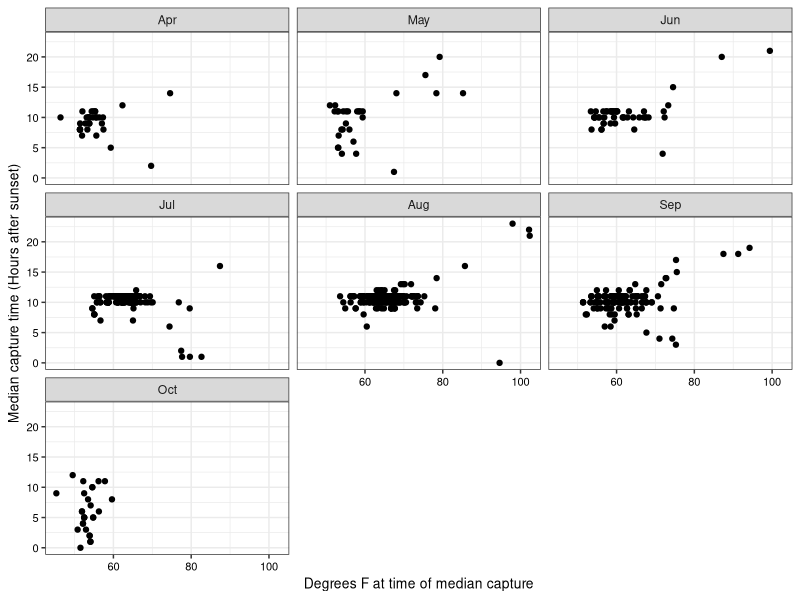
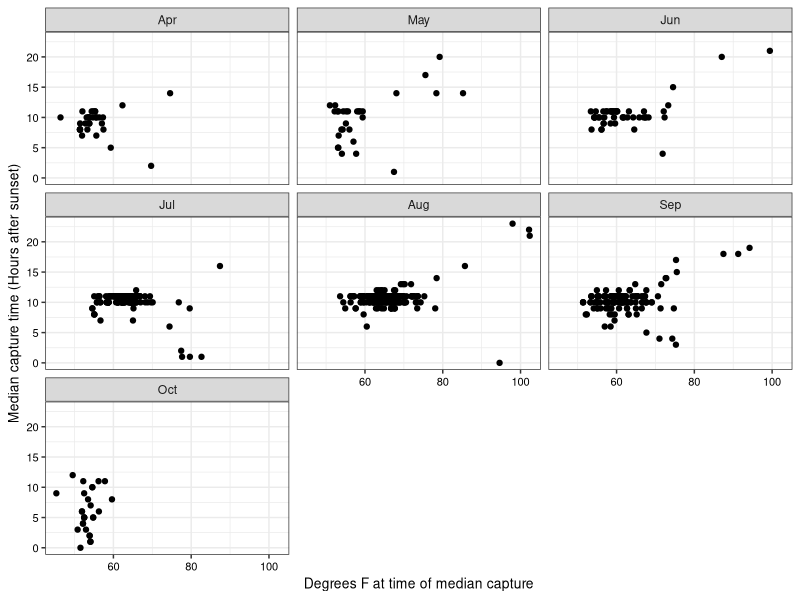

Generate these figures, in order, with R:
#===========================================================================#
# script12_explore_count_and_temperature2.R
# 
# Uses the "combined" data set created in script10 to explore relationsips 
#
# PARTS
# 1. Basic questions about combined data set (multiple obs/night?)(line 14)  
# 2. Examine captures after 7AM (before midnight) (line 64)  
#
# combined--imported as created in script10
# combined3
#  - Night only
#  - Only first obs of night for that site
#  - Additional variables adjust 0 hour to sundown and keep next sun-up in
#    the same Julian day
# combined4 (not yet done)
#  - All captures per night
#  - Additional variables to adjust 0 hour to sundown and keep next sun-up 
#    in the same Julian day (as in 3)
#  - Used to examine whether captures are less likely overall on hotter
#    nights
#  
#===========================================================================#

library(tidyverse)
library(lubridate)

#-- 1. (Heading to be determined) --------

combined <- read_csv("./data/merged_count_and_temp_data.csv")
combined
# A tibble: 1,428 x 11
#   pest_dif site         Yr Mnth.x Julian    Hr degf_avg degf_lo degf_hi rh_avg Mnth.y
#      <dbl> <chr>     <dbl> <chr>   <dbl> <dbl>    <dbl>   <dbl>   <dbl>  <dbl> <chr> 
# 1        1 UCKearney  2019 Jun       153     5     60.2    59.7    61.2   89.8 Jun   
# 2        1 UCKearney  2019 Jul       191     4     61.2    60.3    62.2   83.6 Jul   
# 3        1 UCKearney  2019 Jul       194     4     64.2    63.9    65.1   93.2 Jul 

combined[!complete.cases(combined), ]
#-- Tibble of 0, all complete cases

## Get Julian date reference points for months

# Make Mnth.x into a factor to conserve order
combined[combined$Mnth.x == "Mar", ] # 2 observations, drop them
combined <- combined[combined$Mnth.x != "Mar", ]

combined$Mnth.x <- factor(combined$Mnth.x, levels = c("Apr","May","Jun","Jul","Aug","Sep","Oct"))
combined
levels(combined$Mnth.x)

### Algorithm to shift time and date. This is how we did the time shift in
### script11. See also "julian_date_and_hour_scratch.R". Note that numbering
### of "combined" data sets in this script is different from script11--don't
### switch back and forth.

### Anything after midnight and before sundown (6PM) has the Julian date from 
### the previous day

combined2 <- combined %>% 
  dplyr::mutate(Hr2 = ifelse(Hr >= 18, Hr - 18, Hr + 6),
                Julian2 = ifelse(Hr >= 18, Julian, Julian - 1)) %>% 
  dplyr::arrange(Julian,Hr)
combined2

combined2[!complete.cases(combined2), ]
#-- Tibble of 0, all complete cases

### Get median observation for Julian2. In order to be certain that median
### functions correctly, go from frequency table form (moths per hour of)
### observations) to case format (one observation for each moth)

combined3 <- vcdExtra::expand.dft(combined2, freq = "pest_dif")
#-- goes from 1426 to 3495 observations

combined3[!complete.cases(combined3), ]
#-- Tibble of 0, all complete cases

combined3 <- combined3 %>% 
  group_by(Yr,Julian2,site) %>% 
  dplyr::summarise(Hr2 = median(Hr2))
combined3
# A tibble: 560 x 4
# Groups:   Yr, Julian2 [242]
# Yr Julian2 site         Hr2
#   <int>   <int> <fct>      <dbl>
# 1  2019     142 mikewoolf1   8  
# 2  2019     143 mikewoolf1  17  
# 3  2019     144 mikewoolf1  11   

combined3[!complete.cases(combined3), ]
#-- Tibble of 0, all complete cases

# Lost temperature data in summary step above, so merge to source data set
# to get that back
combined4 <- left_join(combined3,combined2)
combined4
# A tibble: 551 x 13
# Groups:   Yr [2]
#      Yr Julian2   Hr2 pest_dif site       Mnth.x Julian    Hr degf_avg degf_lo degf_hi rh_avg Mnth.y
#   <dbl>   <dbl> <dbl>    <dbl> <chr>      <fct>   <dbl> <dbl>    <dbl>   <dbl>   <dbl>  <dbl> <chr> 
# 1  2019     142   8          2 mikewoolf1 May       143     2     53.9    52.7    55     89.3 May   
# 2  2019     143  17          2 mikewoolf1 May       144    11     75.5    72.3    77.2   54.6 May   
# 3  2019     144  11         56 mikewoolf1 May       145     5     54.4    54.1    55     96.2 May   
# 4  2019     147   8         35 mikewoolf1 May       148     2     54.3    53.8    54.9   82.8 May   
# 5  2019     148  11         27 mikewoolf1 May       149     5     58.0    57.2    58.6   94.2 May   
# 6  2019     149  11         22 mikewoolf1 May       150     5     59.4    59.2    59.9   89.3 May   
# 7  2019     150  11          2 mikewoolf1 May       151     5     58.4    57.7    59.2   84.7 May   
# 8  2019     151  11          7 mikewoolf1 Jun       152     5     59.1    58.6    60.3   84.1 Jun   
# 9  2019     152  11          1 UCKearney  Jun       153     5     60.2    59.7    61.2   89.8 Jun   
# 10  2019     154  10.5       NA NA         NA         NA    NA     NA      NA      NA     NA   NA 

#-- Some NAs because in some cases the algorith for median gives a value of x.5

x <- combined3$Hr2[combined3$Hr2%%1 != 0]
x
# [1] 10.5 10.5 10.5 10.5  9.5 10.5 10.5 10.5 10.5 10.5 10.5 11.5 10.5 11.5  8.5  1.5  3.5  4.5 12.5  1.5 10.5 11.5  5.5  1.5  5.5 10.5 10.5 13.5 11.5
#-- Confirms the remark above
length(x)
# [1] 63

combined3 %>% 
  mutate(Hr3 = ifelse(Hr2%%1 != 0,Hr2 - 0.5,Hr2)) %>% 
  filter(Hr3 != Hr2)
# A tibble: 63 x 5
# Groups:   Yr, Julian2 [56]
# Yr Julian2 site          Hr2   Hr3
# <int>   <int> <fct>       <dbl> <dbl>
# 1  2019     154 mikewoolf1   10.5    10
# 2  2019     163 Perez        10.5    10
# 3  2019     179 usda          9.5     9

#-- Confirms proposed fix, no need for yet another variable

combined3 <- combined3 %>% 
  mutate(Hr2 = ifelse(Hr2%%1 != 0,Hr2 - 0.5,Hr2))
combined3

combined3[!complete.cases(combined3), ]
#-- Tibble of 0, all complete cases

combined4 <- left_join(combined3,combined2)
combined4
# A tibble: 714 x 13
# Groups:   Yr, Julian2 [242]
# Yr Julian2 site         Hr2 pest_dif Mnth.x Julian    Hr degf_avg degf_lo degf_hi rh_avg Mnth.y
#   <dbl>   <dbl> <chr>      <dbl>    <dbl> <fct>   <dbl> <dbl>    <dbl>   <dbl>   <dbl>  <dbl> <chr> 
# 1  2019     142 mikewoolf1     8        2 May       143     2     53.9    52.7    55     89.3 May   
# 2  2019     143 mikewoolf1    17        2 May       144    11     75.5    72.3    77.2   54.6 May   
# 3  2019     144 mikewoolf1    11       56 May       145     5     54.4    54.1    55     96.2 May 

combined4[!complete.cases(combined4), ]
# A tibble: 30 x 13
# Groups:   Yr, Julian2 [29]
# Yr Julian2 site          Hr2 pest_dif Mnth.x Julian    Hr degf_avg degf_lo degf_hi rh_avg Mnth.y
#   <dbl>   <dbl> <chr>       <dbl>    <dbl> <fct>   <dbl> <dbl>    <dbl>   <dbl>   <dbl>  <dbl> <chr> 
# 1  2019     184 mikewoolf1     10       NA NA         NA    NA       NA      NA      NA     NA NA    
# 2  2019     233 UCKearney      10       NA NA         NA    NA       NA      NA      NA     NA NA    
# 3  2019     234 Perez          10       NA NA         NA    NA       NA      NA      NA     NA NA    
# 4  2019     235 usda           10       NA NA         NA    NA       NA      NA      NA     NA NA 

#-- In 30 cases the algorithm gives a median value for which there was no 
#-- count in the input data set. This is out of 714 observations--acceptable
#-- loss

combined4 <- combined4[complete.cases(combined4), ]

### Now plot and determine correlations
p1 <- ggplot(combined4, aes(x = degf_avg, y = Hr2)) +
  geom_point() +
  facet_wrap(vars(Mnth.x), ncol = 3, nrow = 4) +
  theme_bw() +
  xlab("Degrees F at time of median capture") +
  ylab("Median capture time (Hours after sunset)") +
  theme(axis.text.x = element_text(color = "black", size = 8),# angle = 45, hjust = 1),
        axis.text.y = element_text(color = "black", size = 8),
        axis.title.x = element_text(color = "black", size = 10),
        axis.title.y = element_text(color = "black", size = 10),
        legend.title = element_text(color = "black", size = 8),
        legend.text = element_text(color = "black", size = 8))

p1

ggsave(filename = "Temp_v_time_med_capture_by_month.jpg", plot = p1, device = "jpg", path = "./results",
       dpi = 300, width = 5.83, height = 5.83, units = "in")

### Examine correlations (if any). The sophisticated way to do this would be
### to use the tidyverse package purr to get subsets into a list and apply
### correlation to each in list. Will use the simple method of subsetting into
### 7 1-mont data sets and using the correlation function 7 times.

# ?subset
# Warning
# This is a convenience function intended for use interactively. For programming 
# it is better to use the standard subsetting functions like [, and in particular
# the non-standard evaluation of argument subset can have unanticipated consequences.

Apr <- combined4[combined4$Mnth.x == "Apr", ]
May <- combined4[combined4$Mnth.x == "May", ]
Jun <- combined4[combined4$Mnth.x == "Jun", ]
Jul <- combined4[combined4$Mnth.x == "Jul", ]
Aug <- combined4[combined4$Mnth.x == "Aug", ]
Sep <- combined4[combined4$Mnth.x == "Sep", ]
Oct <- combined4[combined4$Mnth.x == "Oct", ]

### Correlatons for Apr
cor.test(Apr$degf_avg,Apr$Hr2, method = "spearman")
# 
# Spearman's rank correlation rho
# 
# data:  Apr$degf_avg and Apr$Hr2
# S = 4732, p-value = 0.2426
# alternative hypothesis: true rho is not equal to 0
# sample estimates:
#       rho 
# 0.2092195 
nrow(Apr) # 33

### Correlatons for May
cor.test(May$degf_avg,May$Hr2, method = "spearman")
#      Spearman's rank correlation rho
# 
# Spearman's rank correlation rho
# 
# data:  May$degf_avg and May$Hr2
# S = 2741.1, p-value = 0.08554
# alternative hypothesis: true rho is not equal to 0
# sample estimates:
#       rho 
# 0.3248532 
nrow(May) #29

### Correlatons for Jun
cor.test(Jun$degf_avg,Jun$Hr2, method = "spearman")
#
# Spearman's rank correlation rho
# 
# data:  Jun$degf_avg and Jun$Hr2
# S = 19879, p-value = 0.07757
# alternative hypothesis: true rho is not equal to 0
# sample estimates:
#       rho 
# 0.2422598 
nrow(Jun) #54

### Correlatons for Jul
cor.test(Jul$degf_avg,Jul$Hr2, method = "spearman")
# 
# Spearman's rank correlation rho
# 
# data:  Jul$degf_avg and Jul$Hr2
# S = 681819, p-value = 0.4771
# alternative hypothesis: true rho is not equal to 0
# sample estimates:
#         rho 
# -0.05715582 
nrow(Jul) #157

### Correlatons for Aug
cor.test(Aug$degf_avg,Aug$Hr2, method = "spearman")
# 
# Spearman's rank correlation rho
# 
# data:  Aug$degf_avg and Aug$Hr2
# S = 2140442, p-value = 0.4672
# alternative hypothesis: true rho is not equal to 0
# sample estimates:
#        rho 
# 0.04735413  
nrow(Aug) #238

### Correlatons for Sep
cor.test(Sep$degf_avg,Sep$Hr2, method = "spearman")
# 
# Spearman's rank correlation rho
# 
# data:  Sep$degf_avg and Sep$Hr2
# S = 431802, p-value = 0.07148
# alternative hypothesis: true rho is not equal to 0
# sample estimates:
#       rho 
# 0.1501308 
nrow(Sep) #145

### Correlatons for Oct
cor.test(Oct$degf_avg,Oct$Hr2, method = "spearman")
# 
# Spearman's rank correlation rho
# 
# data:  Oct$degf_avg and Oct$Hr2
# S = 3098.3, p-value = 0.4398
# alternative hypothesis: true rho is not equal to 0
# sample estimates:
#       rho 
# 0.1520793 
nrow(Oct) #28
